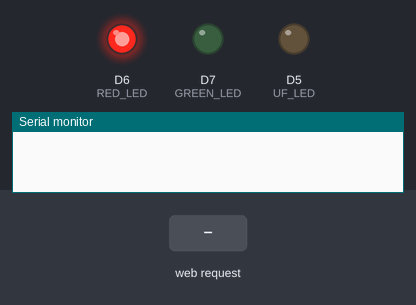
This sketch was run on a simulated ESP8266 (NodeMCU). Parts: output pins drawn as LEDs (lit = HIGH), the last lines printed to the serial monitor. Inputs (shaded band) come from the test bench. WiFi joins after 1.5 s; servers stay silent unless stated; network time is answered at once with the bench clock; the local clock reads 2024-03-15 10:24:30 at power-on unless the sketch sets it.

Above: at 0.1 s.
At 3.2 s:
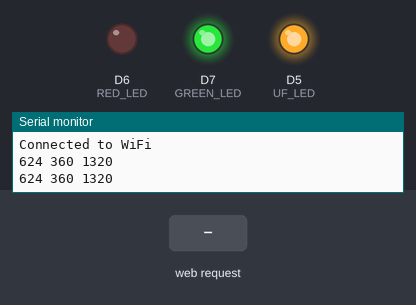
3.3 s: HTTP request GET /set_times?sunrise_time=1&sunset_time=1&brightness=1 received
At 4.8 s:
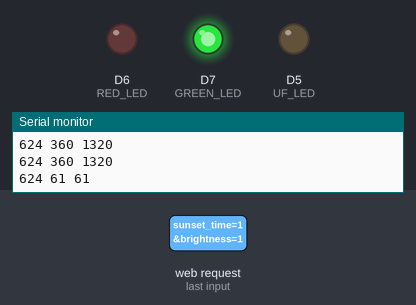
Timing chart, 0 to 6.3 s (numbered marks = the images above; inputs shaded):
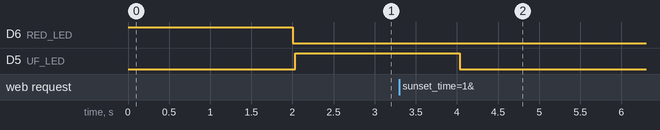

The sketch:

myfitolamp.ino
```cpp
#include <ESP8266WiFi.h>
#include <ESPAsyncTCP.h>
#include <ESPAsyncWebServer.h>
#include <NTPClient.h>
#include <WiFiUdp.h>

const char* home_ssid = "SIID";
const char* home_password = "PASS";

const char* ntpServer = "pool.ntp.org";
const long gmtOffset_sec = 3600*3;
const int daylightOffset_sec = 0;

WiFiUDP ntpUDP;
NTPClient timeClient(ntpUDP, ntpServer, gmtOffset_sec, daylightOffset_sec);

AsyncWebServer server(80);

int sunriseTime = 360;
int sunsetTime = 1320;
int brightness = 100;

const int UF_LED = D5;
const int RED_LED = D6;
const int GREEN_LED = D7;


void setup() {
  Serial.begin(115200);
  pinMode(UF_LED, OUTPUT);
  pinMode(RED_LED, OUTPUT);
  pinMode(GREEN_LED, OUTPUT);
  analogWrite(RED_LED, 255);
  analogWrite(GREEN_LED, 0);
  WiFi.begin(home_ssid, home_password);
  int check = 0;
  while (WiFi.status() != WL_CONNECTED && check < 10) {
    delay(1000);
    Serial.println("Connecting to WiFi...");
    check++;
  }
  if(WiFi.status() == WL_CONNECTED)
  {
    Serial.println("Connected to WiFi");
    analogWrite(RED_LED, 0);
    analogWrite(GREEN_LED, 255);
  }
  else
  {
    Serial.println("Failed to connect to Wi-Fi");
    analogWrite(RED_LED, 255);
    analogWrite(GREEN_LED, 0);
  }


  configTime(gmtOffset_sec, daylightOffset_sec, ntpServer);

  timeClient.begin();
  timeClient.update();

  pinMode(UF_LED, OUTPUT); // Assuming an LED is connected to pin D5

  server.on("/", HTTP_GET, [](AsyncWebServerRequest* request){
    String html = "<html>";
    html += "<head><meta name=\"viewport\" content=\"width=device-width, initial-scale=1\"></head>";
    html += "<body style=\"text-align: center;\">";
    html += "<h1>Fitolamp control page</h1>";
    html += "<p>Current time: " + timeClient.getFormattedTime() + "</p>";
    html += "<form action=\"/set_times\">";
    html += "Sunrise time (HH:MM): <input type=\"text\" name=\"sunrise_time\"><br>";
    html += "Sunset time (HH:MM) : <input type=\"text\" name=\"sunset_time\"><br>";
    html += "Brightness (0-100): <input type=\"number\" name=\"brightness\" min=\"0\" max=\"100\"><br>";
    html += "<input type=\"submit\" value=\"Submit\">";
    html += "</form>";
    html += "</body></html>";
    request->send(200, "text/html", html);
  });

  server.on("/set_times", HTTP_GET, [](AsyncWebServerRequest* request){
    String sunriseValue = request->getParam("sunrise_time")->value();
    String sunsetValue = request->getParam("sunset_time")->value();
    String brightnessValue = request->getParam("brightness")->value();
    if(getTimeInMin(sunriseValue)!=0)
      sunriseTime = getTimeInMin(sunriseValue);
    if(getTimeInMin(sunsetValue)!=0)
      sunsetTime = getTimeInMin(sunsetValue);
    if(brightnessValue.toInt()!=0)
      brightness = brightnessValue.toInt();

    request->redirect("/");
  });

  server.begin();
}

void loop() {
  timeClient.begin();
  timeClient.update();

  int currentTime = getTimeInMin(timeClient.getFormattedTime());

  if (currentTime >= sunriseTime && currentTime <= sunsetTime) {
    analogWrite(UF_LED, brightness * 255 / 100);
  }
  else
  {
    analogWrite(UF_LED, 0);
  }


  Serial.print(currentTime);
  Serial.print(" ");
  Serial.print(sunriseTime);
  Serial.print(" ");
  Serial.println(sunsetTime);
  checkWiFiConnection();
  delay(1000);
}

// Function to convert a time string in HH:MM format to seconds
int getTimeInSeconds(String timeString) {
  int colonIndex = timeString.indexOf(":");
  int hours = timeString.substring(0, colonIndex).toInt();
  int minutes = timeString.substring(colonIndex + 1).toInt();
  return hours * 60 * 60 + minutes * 60;
}

int getTimeInMin(String timeString) {
  int colonIndex = timeString.indexOf(":");
  int hours = timeString.substring(0, colonIndex).toInt();
  int minutes = timeString.substring(colonIndex + 1).toInt();
  return hours * 60  + minutes;
}

void checkWiFiConnection() {
  int check = 0;
  if (WiFi.status() == WL_CONNECTED)
  {
    //Serial.println("Connected to Wi-Fi");
    analogWrite(RED_LED, 0);
    analogWrite(GREEN_LED, 255);
  } else
  {
    Serial.println("Failed to connect to Wi-Fi");
    analogWrite(RED_LED, 255);
    analogWrite(GREEN_LED, 0);
    while (WiFi.status() != WL_CONNECTED && check < 10) {
      delay(1000);
      Serial.println("Connecting to WiFi...");
      check++;
    }
  }
}
```

Measured:
- after the input at 3.3 s, D5 (UF_LED): HIGH → LOW after 0.73 s
